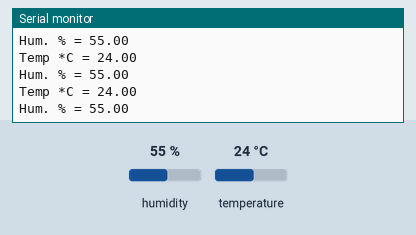
This sketch was run on a simulated Arduino Uno, built with avr-gcc and run on an emulated ATmega328P. Parts: the last lines printed to the serial monitor. The inputs (shaded band) are chosen by the test bench; at power-on: humidity 55 %, temperature 24 °C.

Above: at 1.3 s.
1.4 s: humidity set to 22 %
At 2.1 s:
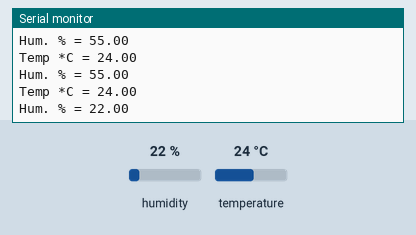
2.9 s: temperature set to 12 °C
At 2.9 s:
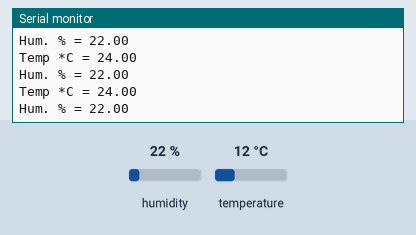
4.4 s: humidity set to 40 %
At 4.8 s:
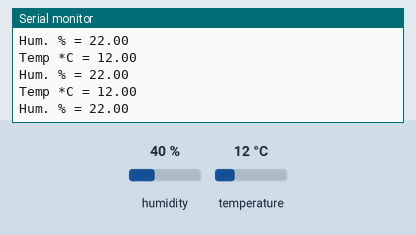
Timing chart, 0 to 7.4 s (numbered marks = the images above; inputs shaded):
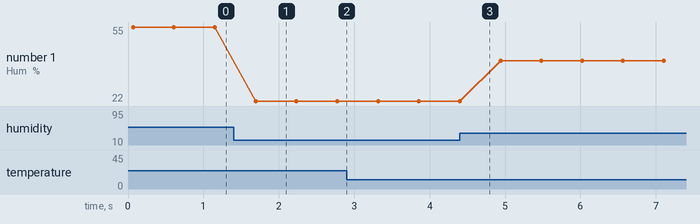

The sketch:

SHT31_soil_sensor.ino
```cpp
#include "Adafruit_SHT31.h" //https://github.com/adafruit/Adafruit_SHT31/archive/master.zip
Adafruit_SHT31 sht30 = Adafruit_SHT31();

#include <Wire.h>

void setup() {
      Serial.begin(9600);
      delay(10);
      Serial.println("SHT30 test");
      if (! sht30.begin(0x44)) {   // Set to 0x45 for alternate i2c addr
      Serial.println("Couldn't find SHT30");
      while (1) delay(1);
      }


  }


void loop() {

    float t = sht30.readTemperature();
    float h = sht30.readHumidity();

    if (! isnan(t)) {  // check if 'is not a number'
    Serial.print("Temp *C = "); Serial.println(t);
    }
    else {
    t=0.0;
    Serial.println("Failed to read temperature");
    }

    if (! isnan(h)) {  // check if 'is not a number'
    Serial.print("Hum. % = "); Serial.println(h);
    }
    else {
    h=0.0;
    Serial.println("Failed to read humidity");
    }
    Serial.println();
    delay(500);

}
```

Measured:
- after the input at 1.4 s, the serial monitor: prints a new line after 0.29 s (image 1)
- plotted number 1: 55 → 22 after the input at 1.4 s, 22 → 40 after the input at 4.4 s
